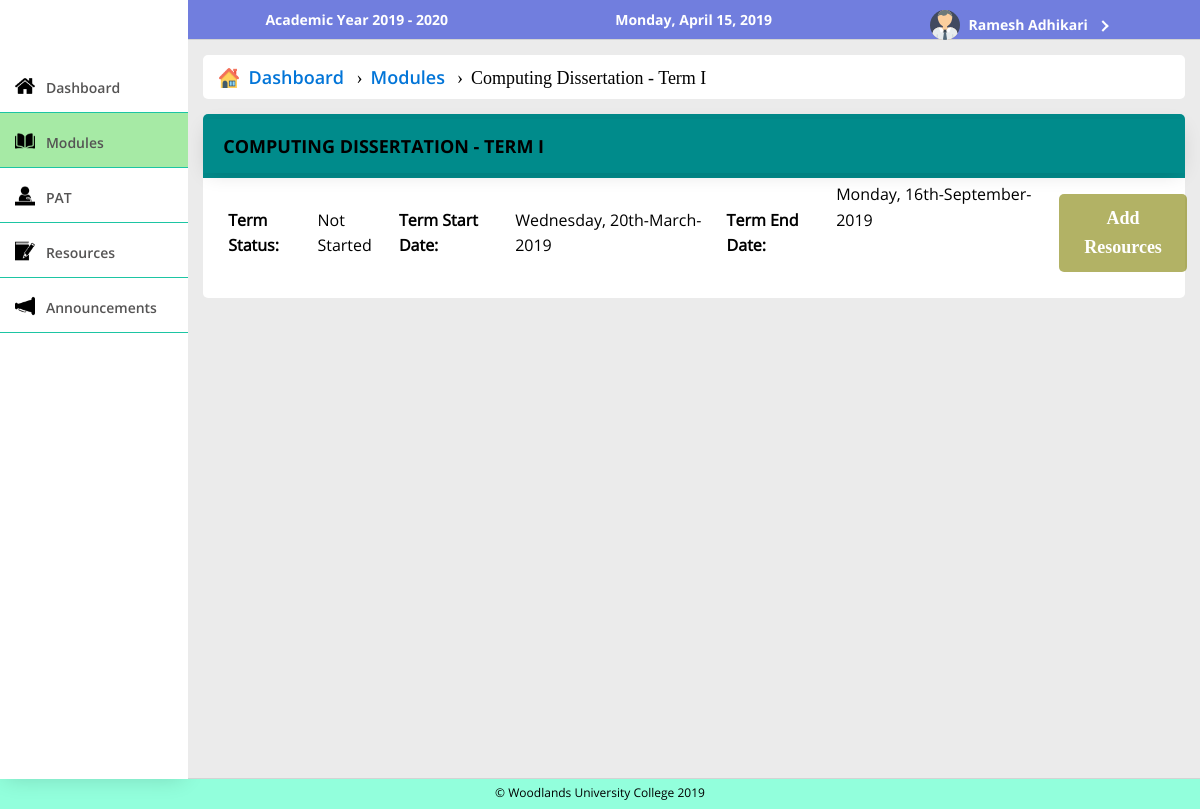
/public/ModuleLeaderModules/moduleTerm/35 (signed in), run on the app's committed database.
### tables this page shows
CREATE TABLE `modules` (
  `mid` int(11) NOT NULL,
  `mluid` int(9) NOT NULL,
  `mcid` int(11) NOT NULL,
  `mlvid` int(11) DEFAULT NULL,
  `mname` varchar(200) NOT NULL,
  `mdescription` text NOT NULL,
  `mcode` varchar(20) NOT NULL,
  `mstatus` enum('Y','N') NOT NULL
);

CREATE TABLE `terms` (
  `tid` int(11) NOT NULL,
  `tmid` int(11) NOT NULL,
  `tname` enum('Term I','Term II') NOT NULL,
  `tsdate` date NOT NULL,
  `tedate` date NOT NULL,
  `tstatus` enum('Ongoing','Ended','Not Started') NOT NULL
);

### app/functions/functions.php (called while the page is built, shortened)
<?php
function loadTemplate($fileName, $templateVars) {
  extract($templateVars);
  require $fileName;
  $contents = ob_get_clean();
  return $contents;
}
function generateRandomColor(){
  $colors = array('purple', 'black', 'brown', 'green', 'grey', 'CadetBlue', 'Chocolate',
                              'CornflowerBlue', 'Crimson', 'darkgoldenrod', 'DarkOliveGreen', 'DarkRed', 'DarkSlateBlue',
                               'DarkSlateGray', 'Navy', 'Olive',  'SeaGreen',  'Sienna',  'Teal', 'OliveDrab');
  return $colors[array_rand($colors)];
}
function checkDateStatus($sdate, $edate){
  $today = date("Y-m-d");
  if($edate<$today){
    return "Ended";
  }
  else if($sdate<$today && $edate>$today){
    return "Ongoing";
  }
  else{
    return "Not Started";
  }
}
?>

### app/controllers/ModuleLeaderModules.php (called while the page is built, shortened)
<?php
  class ModuleLeaderModules extends Controller{
    public function moduleTerm($val = ""){
      $termClass = new DatabaseTable("terms");
      $moduleClass = new DatabaseTable("modules");
      $term = $termClass->find('tid', $val);
      $term = $term->fetch();
      $term = setTermStatus($term);
      $module = $moduleClass->find('mid', $term['tmid']);
      $module = $module->fetch();
      $template = '../app/views/moduleLeaders/moduleTerm.php';
      $content = loadTemplate($template, ['module'=>$module, 'term'=>$term]);
    }
  }
?>

### app/core/App.php (called while the page is built, shortened)
<?php
class App{
    protected $method = 'index';
    public function __construct(){
      $url = $this->parseUrl();
      if (file_exists('../app/controllers/' . $url[0] . '.php')) {
          unset($url[0]);
      }
      $this->controller = new $this->controller;
      if (isset($url[1])) {
          if (method_exists($this->controller, $url[1])) {
              $this->method = $url[1];
              unset($url[1]);
          }
      }
      $this->param = $url ? array_values($url) : [];
      call_user_func_array([$this->controller,$this->method],$this->param);
    }
    public function parseUrl(){
      if (isset($_GET['url'])) {
          return $url = explode('/', filter_var(rtrim($_GET['url'], '/'), FILTER_SANITIZE_URL));
      }
    }
}

### public/index.php (called while the page is built, shortened)
<?php
  require_once '../app/pdoconnect/pdoconnect.php';
  require_once '../app/models/databasetable.php';
  require_once '../app/functions/functions.php';
  require_once '../app/functions/otherDatabaseFunctions.php';
  $app = new App;
?>

### app/models/databasetable.php (called while the page is built, shortened)
<?php
class DatabaseTable{
	public $table;
	function __construct($table){
		$this->table = $table;
	}
	function update($record, $pk) {
	    global $pdo;
	    $parameters = [];
	    foreach ($record as $key => $value) {
	        $parameters[] = $key . '= :'  . $key;
	    }
	    $parametersWithComma = implode(', ', $parameters);
	    $query = "UPDATE $this->table SET $parametersWithComma WHERE $pk = :pk";
	    $record['pk'] = $record[$pk];
	    $stmt = $pdo->prepare($query);
	    $stmt->execute($record);
	}
	function find($field, $value) {
	    global $pdo;
	    $stmt = $pdo->prepare('SELECT * FROM '.$this->table.' WHERE '.$field.'=:value');
	    $criteria = [
	            'value' => $value
	    ];
	    $stmt->execute($criteria);
	    return $stmt;
	}
}

### app/functions/otherDatabaseFunctions.php (called while the page is built, shortened)
<?php
  function setTermStatus($term){
    $termClass = new DatabaseTable('terms');
    $termNew = [
      'tid'=>$term['tid'],
      'tmid'=>$term['tmid'],
      'tname'=>$term['tname'],
      'tsdate'=>$term['tsdate'],
      'tedate'=>$term['tedate'],
      'tstatus'=>checkDateStatus($term['tsdate'], $term['tedate'])
    ];
    $termClass->update($termNew, 'tid');
    $term = $termClass->find('tid', $term['tid']);
    $term = $term->fetch();
    return $term;
  }
?>

### app/views/moduleLeaders/moduleTerm.php (the view)
<ul class="breadcrumb">
  <li><a href="/GroupProject/public/ModuleLeaderHome">
    <img src = "/GroupProject/public/resources/images/house.png">&nbsp; Dashboard</a>
  </li>
  <li><a href="../">Modules</a></li>
  <li><?php echo $module['mname'].' - '.$term['tname'];?></li>
</ul>
<div class = "adminManageTable">
  <div class = "tableTitle" style="background: darkcyan;">
    <h1 class = "tableHeading"><?php echo $module['mname'].' - '.$term['tname'];?></h1>
  </div>
  <div class = "content" style="text-align: left; margin: 15px; line-height: 1.6;">
    <b>Term Status: </b><?php echo $term['tstatus'];?><br>
    <b>Term Start Date: </b><?php echo date("l\, jS-F-Y", strtotime($term['tsdate']));?><br>
    <b>Term End Date: </b><?php echo date("l\, jS-F-Y", strtotime($term['tedate']));?><br>
    <br><br>
      <div style = "text-align: center;">
        <a class = "courseModuleLink" href = "/GroupProject/public/ModuleLeaderResources/addResource/<?php echo $term['tid']?>">
          <div class = "courseModuleBox" style = "background: <?php echo generateRandomColor()?>;">
              Add Resources
            </div>
          </a>
      </div>
  </div>
</div>

### public/css/userStyle.css (style rules this page uses)
h1 { font-family: opensansbold; }
a { color: white; text-decoration: none;font-family: opensanssemibold; }
* { margin: 0; padding: 0; }
body { overflow-x: hidden; }
.boxesContainer .content, .adminManageTable .content, .userForm .content { margin: 10px; font-family: opensansregular; color: black; display: flex; align-items: center; width: 100%; justify-content: center; line-height: 14px; height: 80px;; }
.adminManageTable, .userForm { width: calc(100% - 20px); background: white; border-radius: 5px; padding: 10px; margin-bottom: calc(1% + 10px); }
.tableTitle, .formTitle { margin-left: -10px; margin-top: -10px; background: #fff; padding-top: 5px; padding-bottom: 5px; width: calc(100% + 20px); margin-bottom: 10px; color: white; border-top-left-radius: 5px; border-top-right-radius: 5px; }
.tableHeading, .formHeading { text-align: left; padding: 15px 20px; font-size: 18px; box-shadow: 0 4px 21px -5px rgba(0,0,0,0.16); color:#000; text-transform: uppercase; }
.adminManageTable a { color: blue; }
.courseModuleBox { margin: 3px; opacity: 0.6; border-radius: 5px; color: white; font-size: calc(0.5rem + 10px); font-weight: bold; font-family: 'Cinzel', serif; text-align: center; transition: opacity .1s; user-select: none; display: inline-block; padding: 10px; }
ul.breadcrumb { padding: 10px 16px; list-style: none; background-color: #fff; margin: 15px; border-radius: 5px; margin-left: 0px; margin-top: 0px; width: calc(100% - 32px); }
ul.breadcrumb li { display: inline; font-size: 18px; }
ul.breadcrumb li img { width: 20px; margin-bottom: -4px; }
ul.breadcrumb li+li:before { padding: 8px; color: black; content: "\203A"; }
ul.breadcrumb li a { color: #0275d8; text-decoration: none; }

### data on the page
modules: mname "Computing Dissertation", mname "COMPUTING DISSERTATION"
terms: tname "Term I", tname "TERM I", tstatus "Not Started", tsdate "Wednesday, 20th-March-2019", tedate "Monday, 16th-September-2019"

### other printed values
$_SESSION['loggedin']['fname'] "Ramesh"
$_SESSION['loggedin']['lname'] "Adhikari"
